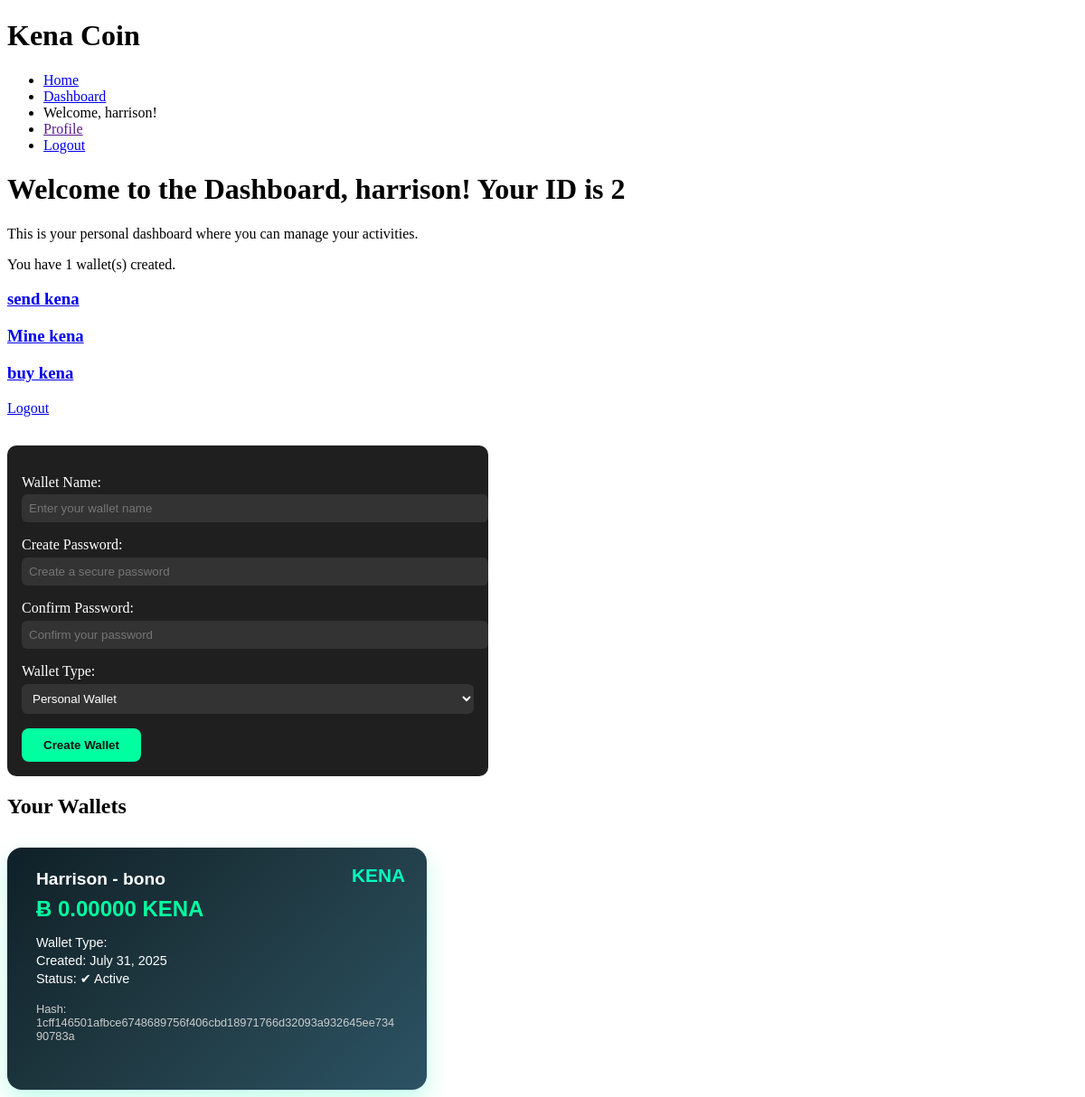
Before: /dashboard/ (signed in) with the older database file.
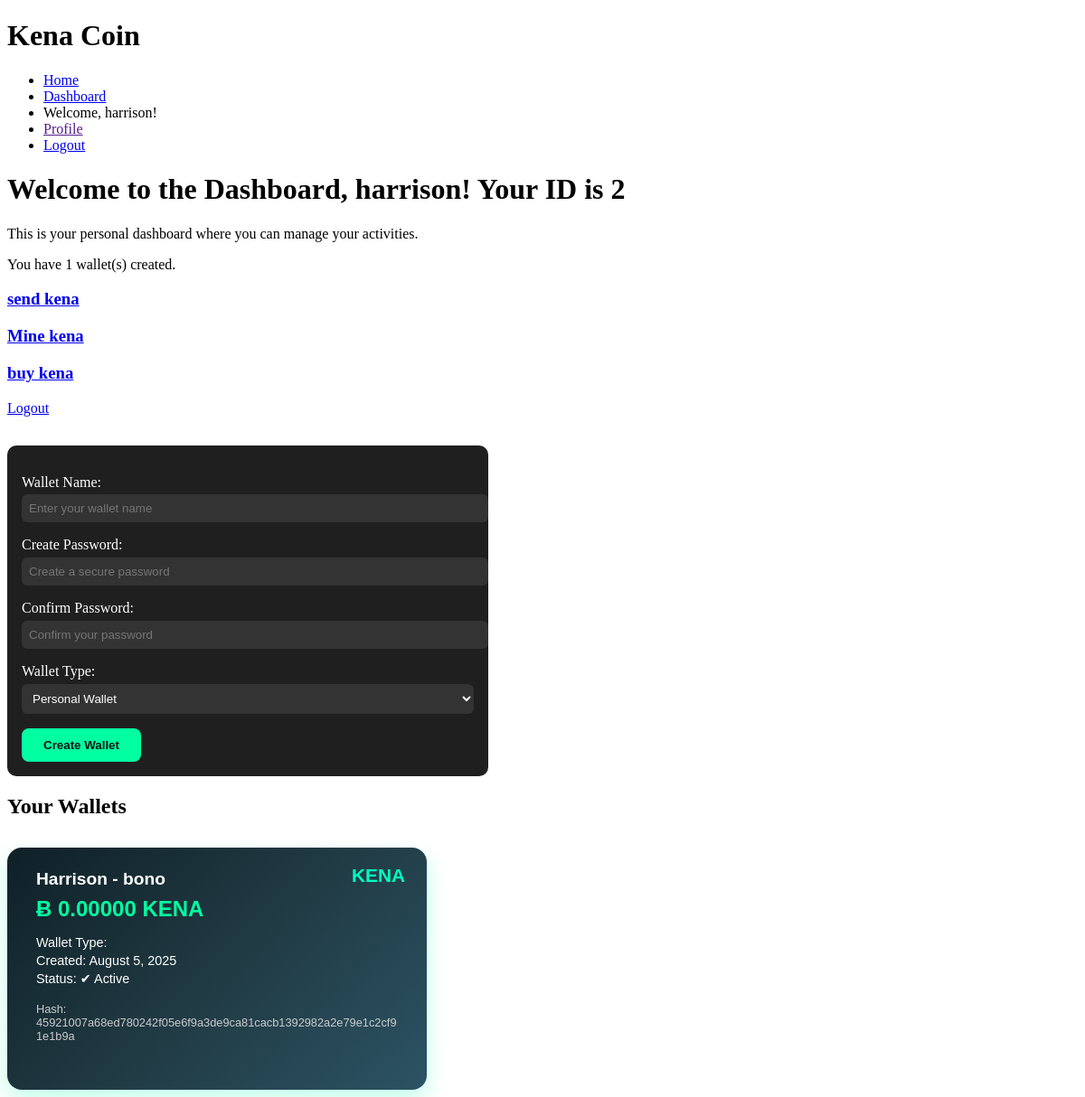
After: the same page with the newer database file.
### coin/models.py (models this page shows, shortened)
class CustomUser(AbstractUser):
    private_key = models.TextField(unique=True, null=True, blank=True)
    public_key = models.TextField(unique=True, null=True, blank=True)
    flag = models.IntegerField(default=1)
    status = models.BooleanField(default=1)

class Wallet(models.Model):
    user = models.ForeignKey(settings.AUTH_USER_MODEL, on_delete=models.CASCADE)
    coin = models.ForeignKey(Coin, null=True, on_delete=models.CASCADE)
    name = models.CharField(max_length=200)
    amount = models.DecimalField(max_digits=20, decimal_places=5)
    value = models.DecimalField(max_digits=20, decimal_places=2)
    password = models.CharField(max_length=200, null=True, blank=True)
    wallettype = models.CharField(max_length=20, default='personal')
    hash = models.CharField(max_length=64, unique=True)
    flag = models.IntegerField(default=1)
    status = models.IntegerField(default=1)
    created_at = models.DateTimeField(auto_now_add=True)

### coin/views.py (the view)
# urls.py: path('dashboard/', views.dashboard, name='dashboard'),
def dashboard(request):
    if request.user.is_authenticated:
        user = request.user
        form = forms.WalletForm()
        if request.method == 'POST':
            form = forms.WalletForm(request.POST)
            if form.is_valid():
                name = form.cleaned_data['name']
                walletType = form.cleaned_data['walletType']
                password = make_password(form.cleaned_data['password'])
                data = {
                    "name": name,
                    "password": form.cleaned_data['password'],
                    "walletType": walletType,
                    "private_key": checkKey(user.private_key).export_key().decode()
                }
                hasher = blockchain.CalculateHash(data)
                hash_value = hasher.calculate()
                wallet = Wallet(
                    user=request.user,
                    name=name,
                    amount= 0,  # Initial amount can be set to 0 or any other value
                    value= 0,  # Initial value can be set to 0 or any other value
                    hash=hash_value,
                    password=password,
                    wallettype=walletType,
                )
                wallet.save()
                return redirect('dashboard')
        else:
            form = forms.WalletForm()
            wallets = Wallet.objects.filter(user=request.user)
        return render(request, 'coin/dashboard.html', {'user': request.user, 'form': form, 'wallets': wallets})
    else:
        return redirect('login')

### coin/forms.py
class WalletForm(forms.Form):
    name = forms.CharField(label="Wallet Name", max_length=100, widget=forms.TextInput(attrs={
        'placeholder': 'Enter your wallet name',
        'required': True,
        'id': 'walletName'
    }))
    password = forms.CharField(label="Create Password", widget=forms.PasswordInput(attrs={
        'placeholder': 'Create a secure password',
        'required': True,
        'id': 'password'
    }))
    confirmPassword = forms.CharField(label="Confirm Password", widget=forms.PasswordInput(attrs={
        'placeholder': 'Confirm your password',
        'required': True,
        'id': 'confirmPassword'
    }))
    walletType = forms.ChoiceField(label="Wallet Type", choices=WALLET_CHOICES, widget=forms.Select(attrs={
        'required': True,
        'id': 'walletType'
    }))

### coin/templates/coin/dashboard.html (shortened to what this page needs)
{% extends 'coin/base.html' %}
{% block content %}
    <div class="container">
    <h1>Welcome to the Dashboard, {{ user.username }}! Your ID is {{ user.id }}</h1>
    <p>This is your personal dashboard where you can manage your activities.</p>
      {% if wallets %}
        <p>You have {{ wallets|length }} wallet(s) created.</p>
        <h3> <a href="{% url 'send_kena' %}"> send kena</a></h3>
        <h3> <a href="{% url 'mine_kena' %}"> Mine kena</a></h3>
        <h3> <a href="#">buy kena</a></h3>
      {% else %}
        <p>You have no wallets yet. Create one to start managing your KENA!</p>
      {% endif %}
    <p><a href="/logout">Logout</a></p>
    </div>
    <div class="form-container">
        <form action="" method="POST">
            <div class="form-group">
                {{ form.name.label_tag }}
                {{ form.name }}
            </div>
            <div class="form-group">
                {{ form.password.label_tag }}
                {{ form.password }}
            </div>
            <div class="form-group">
                {{ form.confirmPassword.label_tag }}
                {{ form.confirmPassword }}
            </div>
            <div class="form-group">
                {{ form.walletType.label_tag }}
                {{ form.walletType }}
            </div>
            <button type="submit" class="btn">Create Wallet</button>
        </form>
    </div>
    {% if wallets %}
        <h2>Your Wallets</h2>
        <div class="wallets-container">
            {% for wallet in wallets %}
                <div class="wallet-card">
                    <div class="logo">KENA</div>
                    <div class="wallet-owner">{{ wallet.user.username|title }} - {{ wallet.name}}</div>
                    <div class="wallet-balance">Ƀ {{ wallet.amount }} KENA</div>
                    <div class="wallet-details">
                        Wallet Type: {{ wallet.Wallettype }}<br />
                        Created: {{ wallet.created_at|date:"F j, Y" }}<br />
                        {% if wallet.status == 1 %}
                            Status: ✔ Active
                        {% else %}
                            Status: ✘ Inactive
                        {% endif %}
                    </div>
                    <div class="public-key">
                        Hash:<br />
                        {{ wallet.hash }}
                    </div>
                </div>
            {% endfor %}
        </div>
    {% else %}
        <p>No wallets found. Create a new wallet to get started!</p>
    {% endif %}
{% endblock %}

### coin/templates/coin/base.html (shortened to what this page needs)
<!DOCTYPE html>
<html lang="en">
<head>
</head>
<body>
     <div class="">
        <header>
            <h1>Kena Coin</h1>
            <nav>
                <ul>
                    <li><a href="{% url 'home' %}">Home</a></li>
                    <li><a href="{% url 'dashboard' %}">Dashboard</a></li>
                    {% if user.is_authenticated %}
                        <li>Welcome, {{ user.username }}!</li>
                        <li><a href="">Profile</a></li>
                        <li><a href="{% url 'logout' %}">Logout</a></li>
                    {% else %}
                        <li><a href="{% url 'login' %}">Login</a></li>
                        <li><a href="{% url 'register' %}">Register</a></li>
                    {% endif %}
                </ul>
            </nav>
        {% block content %}
        {% endblock %}
     </div>
</body>
</html>

### coin/templates/coin/base.html (style rules this page uses)
.wallet-card { background: linear-gradient(135deg, #0f2027, #203a43, #2c5364); color: #fff; width: 400px; height: 220px; border-radius: 16px; padding: 1.5rem 2rem; box-shadow: 0 10px 25px rgba(0, 255, 170, 0.25); font-family: 'Poppins', sans-serif; position: relative; margin-top: 2rem; }
.wallet-card .logo { position: absolute; top: 1.2rem; right: 1.5rem; font-size: 1.3rem; font-weight: bold; color: #00ffbf; }
.wallet-card .wallet-owner { font-size: 1.2rem; margin-bottom: 0.5rem; font-weight: 600; }
.wallet-card .wallet-balance { font-size: 1.5rem; margin: 0.5rem 0; color: #00ffa1; font-weight: bold; }
.wallet-card .wallet-details { font-size: 0.9rem; line-height: 1.4; margin-top: 0.8rem; }
.wallet-card .public-key { font-size: 0.8rem; word-break: break-word; margin-top: 1rem; color: #ccc; }
.form-container { margin-top: 2rem; padding: 1rem; background: #1f1f1f; border-radius: 10px; color: #fff; max-width: 500px; }
.form-group label { display: block; margin-top: 1rem; margin-bottom: 0.3rem; }
.form-group input, .form-group select { width: 100%; padding: 0.5rem; border-radius: 6px; border: none; background: #333; color: white; }
.btn { margin-top: 1rem; padding: 0.7rem 1.5rem; background: #00ffa1; border: none; border-radius: 8px; font-weight: bold; cursor: pointer; color: #111; }

Changed rows visible on the page:
changed Wallet "bono": created_at "July 31, 2025" → "August 5, 2025"; hash "1cff146501afbce6748689756f406cbd18971766d32093a932645ee73490783a" → "45921007a68ed780242f05e6f9a3de9ca81cacb1392982a2e79e1c2cf91e1b9a"
